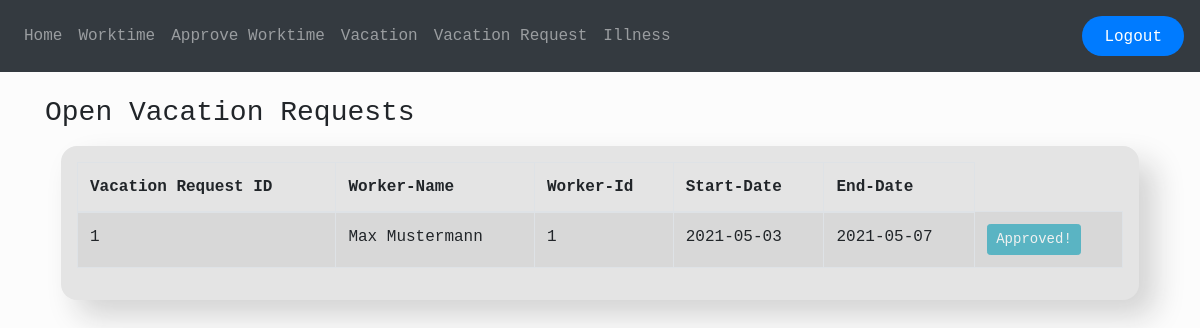
The page /vacation_requests (signed in) on the database as committed earlier.
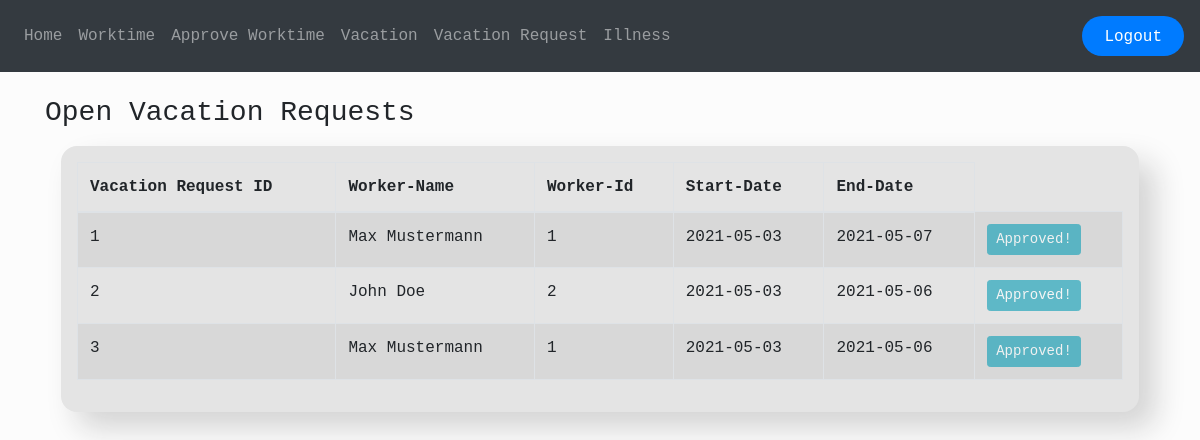
The same page on the database as committed later.
### app/models.py (models this page shows, shortened)
class Vacation(db.Model):
    id = db.Column(db.Integer, primary_key=True)
    start_date = db.Column(db.Date)
    end_date = db.Column(db.Date)
    user_id = db.Column(db.Integer, db.ForeignKey('user.id'))
    approved = db.Column(db.Boolean, default=False)
    notify = db.Column(db.Boolean, default=False)
    rejected = db.Column(db.Boolean, default=False)

class User(db.Model, UserMixin):
    id = db.Column(db.Integer, primary_key=True)
    email = db.Column(db.String(150), unique=True)
    password = db.Column(db.String(150))
    full_name = db.Column(db.String(150))
    target_hours = db.Column(db.Float, default=160)
    worked_hours = db.Column(db.Float, default=0)
    flex_time = db.Column(db.Float, default=0)
    worked_hours_approved = db.Column(db.Boolean, default=False)
    vacation_days = db.Column(db.Integer, default=30)
    vacation_days_taken = db.Column(db.Integer, default=0)
    roles_id = db.Column(db.Integer, db.ForeignKey('role.id'))
    vacation_requests = db.relationship('Vacation', backref='user')
    illness = db.relationship('Illness', backref='user')
    recieved_notification = db.relationship('Notification', backref='user')

### app/vacation.py (the view, shortened to what this page needs)
@vac.route('/vacation_requests', methods=['GET', 'POST'])
@login_required
@chef_or_hr_role_required
def vacation_requests() -> 'html':
    requests = Vacation.query.all()
    users = User.query.all()
    return (render_template('vacation_requests.html', requests=requests, user=current_user,  users=users, User=User, roles_id=session.get('roles_id')),
            200,
            {'location': '/vacation_requests'})

### app/functions.py (called while the page is built)
def chef_or_hr_role_required(func):
    @wraps(func)
    def wrapper(*args, **kwargs):
        if current_user.roles_id == 3 or current_user.roles_id == '3':
            return func(*args, **kwargs)
        if current_user.roles_id == 2 or current_user. roles_id == '2':
            return func(*args, **kwargs)
        return redirect(url_for('views.home'))
    return wrapper

### app/templates/vacation_requests.html (shortened to what this page needs)
{% extends 'base.html' %}
{% block page_header %}
<h3>Open Vacation Requests</h3>
{% endblock page_header %}
{% block content %}
<div class="container">
    <div class="content-box overflow-hidden">
        <div class="table-responsive">
            <table class="table table-striped table-bordered table-limited ">
                <thead>
                    <tr>
                        <th class="row-sm">Vacation Request ID</th>
                        <th class="row-sm">Worker-Name</th>
                        <th class="row-sm">Worker-Id</th>
                        <th class="row-sm">Start-Date</th>
                        <th class="row-sm">End-Date</th>
                    </tr>
                </thead>
                <tbody>
                    {% for request in requests %}
                    <tr>
                        <td>{{request.id}}</td>
                        <td>{{User.query.filter_by(id=request.user_id).first().full_name}}</td>
                        <td>{{User.query.filter_by(id=request.user_id).first().id}}</td>
                        <td>{{request.start_date}}</td>
                        <td>{{request.end_date}}</td>
                        {% if request.approved == True %}
                        <td><button class="btn btn-info btn-sm" disabled>Approved!</button></td>
                        {% endif %}
                    </tr>
                    {% endfor %}
                </tbody>
            </table>
        </div>
    </div>
</div>
{% endblock content %}

### app/templates/base.html (shortened to what this page needs)
<!DOCTYPE html>
<html>
<head>
    <link rel="stylesheet" href="https://stackpath.bootstrapcdn.com/bootstrap/4.4.1/css/bootstrap.min.css"
 />
    <link rel="stylesheet" href="{{ url_for('static', filename='css/styles.css') }}">
</head>
<body>
    <nav class="navbar navbar-expand-lg navbar-dark bg-dark">
        <div class="collapse navbar-collapse" id="navbar">
            <ul class="navbar-nav mr-auto">
                {% if user.is_authenticated %}
                <li class="nav-item"><a class="nav-link" id="home" href="/home">Home</a></li>
                <li class="nav-item"><a class="nav-item nav-link" id="wortime" href="/worktime">Worktime</a></li>
                {% if roles_id == 2 %}
                <li class="nav-item"><a class="nav-item nav-link" id="approve-worktime" href="/approve_worktime">Approve
                        Worktime</a>
                </li>
                {% endif %}
                <li class="nav-item"><a class="nav-item nav-link" id="vacation" href="/vacation">Vacation</a></li>
                {% if roles_id == 2 or roles_id == 3 %}
                <li class="nav-item"><a class="nav-item nav-link" id="vacation-requests"
                        href="{{url_for('vac.vacation_requests')}}">Vacation Request</a></li>
                {% endif %}
                <li class="nav-item"><a class="nav-item nav-link" id="illness" href="/illness">Illness</a></li>
                {% else %}
                <li class="nav-item"><a class="nav-item nav-link" id="login" href="{{url_for('auth.login')}}">Login</a>
                </li>
                {% endif %}
            </ul>
            {% if user.is_authenticated %}
            <span class="navbar-text">
                <button class="button-small">
                    <a class="nav-item nav-link" id="logout" href="/logout">Logout</a>
                </button>
            </span>
            {% endif %}
        </div>
    </nav>
    <br>
    <div class="page-header">
        <div class="container">
            {% block page_header %}
            {% endblock page_header %}
        </div>
    </div>
    {% block content %}
    {% endblock content %}
</body>
</html>

### app/static/css/styles.css (style rules this page uses)
body, html { height: 100%; background-color: #fcfcfc; font-family: "Microsoft YaHei UI", Courier, monospace; }
.button-small { background: #007bff; color: white; float: left; border-radius: 57px; border: 0px; height: 40px; transition: all 0.4s ease 0s; }
.content-box { background-color: #e4e4e4; padding: 1em; border-radius: 1em; box-shadow: 1em 1em 30px #d3d3d3; position: relative; margin: 1em; }
.content-box .table-limited { overflow: hidden; }

Rows that differ between the two databases and show on the page:
added Vacation: id "2", query.filter_by "2", start_date "2021-05-03", end_date "2021-05-06", approved "Approved!"
now on this page (row edited): User: query.filter_by "John Doe"
added Vacation: id "3", {{ User.query.filter_by(id=request.user_id).first().full_name }} "Max Mustermann", query.filter_by "1", start_date "2021-05-03", end_date "2021-05-06", approved "Approved!"
